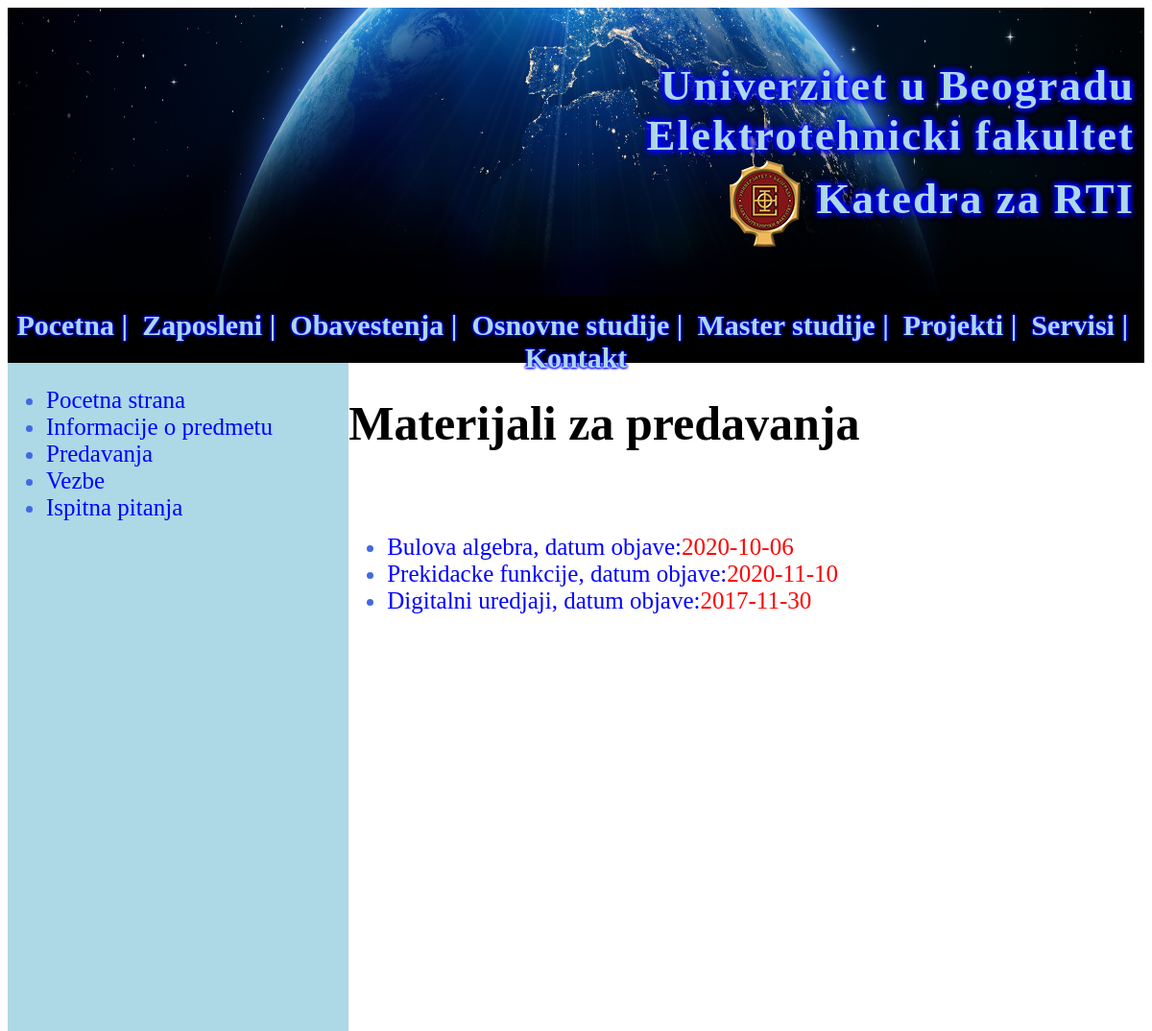
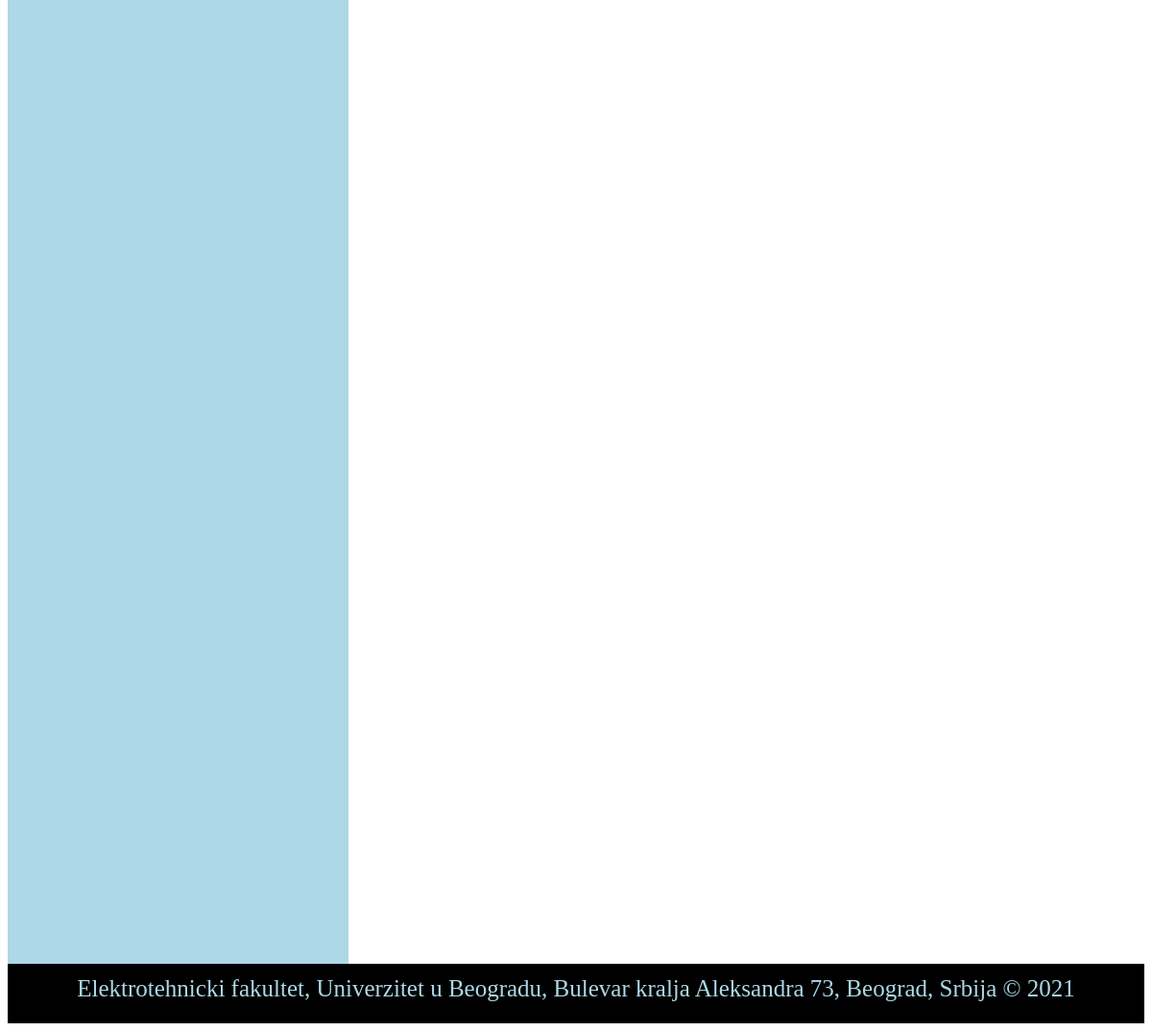
The app's page /predmet_predavanja.php?sifra=13E111ORT with its own data (2 pictures, top to bottom).
### tables this page shows
CREATE TABLE IF NOT EXISTS `materijal` (
  `id_materijal` int(11) NOT NULL AUTO_INCREMENT,
  `naslov` varchar(100) NOT NULL,
  `fajl_putanja` varchar(150) NOT NULL,
  `sifra_predmet` varchar(15) NOT NULL,
  `tip_materijala` varchar(32) NOT NULL,
  `id_nastavnik` varchar(32) NOT NULL,
  `datum_objave` date NOT NULL,
  `vidljiv` tinyint(4) NOT NULL COMMENT '1-Vidljiv 0-Nevidljiv',
  `tip_fajla` varchar(10) NOT NULL,
  `velicina` varchar(15) NOT NULL,
  `sortiranje` varchar(32) NOT NULL,
  PRIMARY KEY (`id_materijal`),
  KEY `materijali` (`tip_materijala`),
  KEY `nastavnik1` (`id_nastavnik`),
  KEY `sifrapredmet` (`sifra_predmet`)
);

### predmet_predavanja.php (the view, shortened to what this page needs)
<!DOCTYPE html>
<html>
    <head>
        <link rel="stylesheet" type="text/css" href="stilovi.css"/>
    </head>
    <body>
        <?php
        require('divheader.php');
        ?>
        <?php
        require('divmenu.php');
        ?>
        <div id="sadrzaj">
            <?php
            require('divpredmetlevopredmet.php');
            ?>
            <div id="predmetdesno" style="text-align: left;">
            <h1><b>Materijali za predavanja</b></h1>
            <br/>
            <?php
            require('konekcija.php');
            $result= mysqli_query($con,"select * from materijal where sifra_predmet='".$_GET['sifra']."' and tip_materijala='Predavanja' and vidljiv=1");
            if(mysqli_num_rows($result)>0){
                $result1= mysqli_query($con, "select DISTINCT sortiranje from materijal where sifra_predmet='".$_GET['sifra']."' and tip_materijala='Predavanja' and vidljiv=1");
                $row1= mysqli_fetch_assoc($result1);
                if($row1['sortiranje']=='naziv_opadajuce'){
                    $result= mysqli_query($con,"select * from materijal where sifra_predmet='".$_GET['sifra']."' and tip_materijala='Predavanja' and vidljiv=1 ORDER BY naslov DESC");
                }elseif($row1['sortiranje']=='naziv_rastuce'){
                    $result= mysqli_query($con,"select * from materijal where sifra_predmet='".$_GET['sifra']."' and tip_materijala='Predavanja' and vidljiv=1 ORDER BY naslov ASC");
                }elseif($row1['sortiranje']=='datum_opadajuce'){
                    $result= mysqli_query($con,"select * from materijal where sifra_predmet='".$_GET['sifra']."' and tip_materijala='Predavanja' and vidljiv=1 ORDER BY datum_objave DESC");
                }elseif($row1['sortiranje']=='datum_rastuce'){
                    $result= mysqli_query($con,"select * from materijal where sifra_predmet='".$_GET['sifra']."' and tip_materijala='Predavanja' and vidljiv=1 ORDER BY datum_objave ASC");
                }else{
                    $result= mysqli_query($con,"select * from materijal where sifra_predmet='".$_GET['sifra']."' and tip_materijala='Predavanja' and vidljiv=1");
                }
                ?>
            <ul type="disc" style="text-align: left;">
                <?php
                while($row= mysqli_fetch_assoc($result)){
                    ?>
                <li>
                    <a href="<?php echo $row['fajl_putanja'] ?>" target="blank">
                        <?php echo $row['naslov'].", datum objave:<span style='color:red'>".$row['datum_objave']."</span><br/>"; ?>
                    </a>
                </li>
                    <?php
                }
                ?>
            </ul>
                <?php
            }else{
                echo"<span style='color:red'>Nema materijala za predavanja za ovaj predmet!</span>";
            }
            ?>
            </div>
        </div>
        <?php
        require('divfooter.php');
        ?>
    </body>
</html>

### stilovi.css (style rules this page uses)
#sadrzaj { height:1700px; margin-top: 0; padding-top: 0; font-family: serif; font-size: 25px; text-align: center; }
#sadrzaj a:link { text-decoration: none; color:blue; }
#predmetdesno { width:70%; float:left; height:100%; }
#sadrzaj ul li { color: royalblue; list-style-type: disc; text-align: left; }

### records on screen
materijal: naslov "Bulova algebra", datum_objave "2020-10-06"
materijal: naslov "Prekidacke funkcije", datum_objave "2020-11-10"
materijal: naslov "Digitalni uredjaji", datum_objave "2017-11-30"
